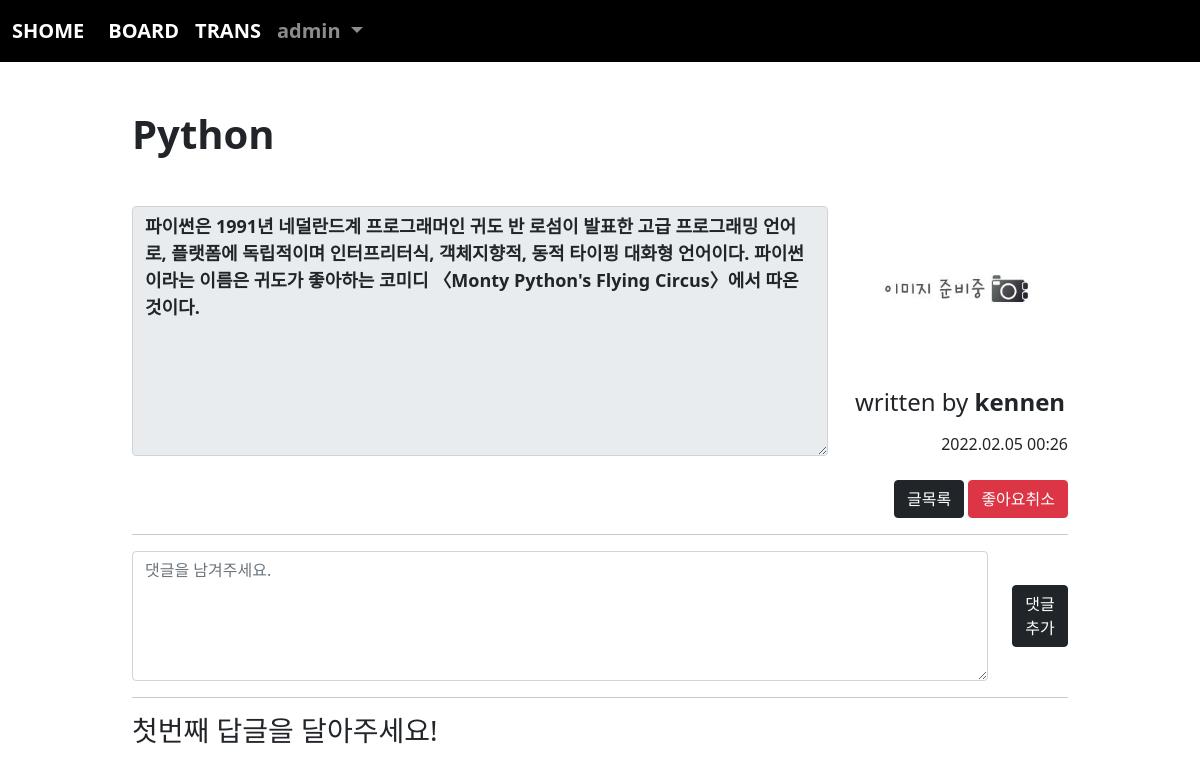
Page /board/detail/2 (signed in) on the committed database.
### acc/models.py (models this page shows)
class User(AbstractUser):
    comment = models.TextField()
    pic = models.ImageField(upload_to="user/%y")
    age = models.IntegerField(default=0)
    def getpic(self):
        if self.pic:
            return self.pic.url
        return "/media/noimage.png"

### board/models.py (models this page shows, shortened)
class Board(models.Model):
    subject = models.CharField(max_length=200)
    writer = models.ForeignKey(User, on_delete=models.CASCADE, related_name="writer")
    content = models.TextField()
    likey = models.ManyToManyField(User, blank=True, related_name="likey")
    pubdate = models.DateTimeField()

### board/views.py (the view)
# urls.py: path('detail/<bpk>', views.detail, name="detail"),
def detail(request, bpk):
    b = Board.objects.get(id=bpk)
    r = b.reply_set.all()
    context = {
        "b" : b,
        "rlist" : r,
    }
    return render(request, "board/detail.html", context)

### template/board/detail.html (shortened to what this page needs)
{% extends 'base.html' %}
{% block con %}
    <div class="container mt-5 mb-5" style="width: 80%;">
        <h1><b>{{ b.subject }}</b></h1>
        <div class="row mt-5">
            <div class="col-lg-9">
                <textarea class="form-control" style="height: 250px; font-weight: bold; font-size: large;" disabled>{{ b.content }}</textarea>
            </div>
            <div class="col-lg-3 text-center" style="margin: auto;">
                <img src="{{ b.writer.getpic }}" width="100%">
                <div class="mt-3">
                    <h4>written by <b>{{ b.writer }}</b></h4>
                </div>
                <div class="mt-3 text-end">
                    {{ b.pubdate|date:'Y.m.d H:i' }}
                </div>
            </div>
        </div>
        <div class="text-end mt-4">
            <a href="{% url 'board:index' %}" class="btn btn-dark">글목록</a>
            {% if user in b.likey.all %}
                <a href="{% url 'board:unlikey' b.id %}" class="btn btn-danger">좋아요취소</a>
            {% else %}
                <a href="{% url 'board:likey' b.id %}" class="btn btn-primary">좋아요</a>
            {% endif %}
        </div>
        <hr>
        <form method="post" action="{% url 'board:creply' b.id %}">
            <div class="row">
                <div class="col-lg-11">
                    <textarea class="form-control" name="com" style="height: 130px;" placeholder="댓글을 남겨주세요."></textarea>
                </div>
                <div class="col-lg-1 text-center" style="margin: auto;">
                    <button class="btn btn-dark">댓글추가</button>
                </div>
            </div>
        </form>
        <hr>
        {% if rlist %}
            {% for i in rlist %}
                <div class="row mb-5">
                    <div class="col-lg-2">
                        <img src="{{ i.replyer.getpic }}" width="100%">
                        <div class="mt-2 text-center">
                            <b>{{ i.replyer }}</b>
                        </div>
                    </div>
                    <div class="col-lg-8">
                        <textarea class="form-control" style="height: 120px;" disabled>{{ i.comment }}</textarea>
                    </div>
                    <div class="col-lg-2 text-center" style="margin: auto;">
                        <a href="{% url 'board:dreply' b.id i.id %}"><button class="btn btn-dark mb-2">댓글삭제</button></a>
                    </div>
                </div>
            {% endfor %}
        {% else %}
                <h3>첫번째 답글을 달아주세요!</h3>
        {% endif %}
    </div>
{% endblock %}

### template/base.html (shortened to what this page needs)
<!doctype html>
<html lang="en">
    <head>
        <link href="https://cdn.jsdelivr.net/npm/bootstrap@5.1.3/dist/css/bootstrap.min.css" rel="stylesheet">
    </head>
    <body>
        {% if user.is_authenticated %}
            <nav class="navbar navbar-expand-lg navbar-dark" style="background-color: rgb(0, 0, 0); font-size: 20px; font-weight: bold;">
                <div class="container-fluid">
                    <a class="navbar-brand" href="">SHOME</a>
                    <div class="collapse navbar-collapse" id="navbarSupportedContent">
                        <ul class="navbar-nav me-auto mb-2 mb-lg-0">
                            <li class="nav-item">
                                <a class="nav-link active" aria-current="page" href="{% url 'board:index' %}">BOARD</a>
                            </li>
                            <li class="nav-item">
                                <a class="nav-link active" aria-current="page" href="{% url 'trans:index' %}">TRANS</a>
                            </li>
                            <li class="nav-item dropdown">
                                <a class="nav-link dropdown-toggle" href="#" id="navbarDropdown" role="button" data-bs-toggle="dropdown" aria-expanded="false">
                                    {{ user }}
                                </a>
                            </li>
                        </ul>
                    </div>
                </div>
            </nav>
        {% endif %}
        {% if user.is_authenticated %}
            {% block con %}{% endblock %}
        {% endif %}
    </body>
</html>

### rows in the picture
User: username "admin"
Board: subject "Python", content "파이썬은 1991년 네덜란드계 프로그래머인 귀도 반 로섬이 발표한 고급 프로그래밍 언어로, 플랫폼에 독립적이며 인터프리터식, 객체지향적, 동적 타이핑 대화형 언어이다. 파이썬이라는 이름은 귀도가 좋아하는 코미디 〈Monty Python's Flying Circus〉에서 따온 것이다.", writer "kennen", pubdate "2022.02.05 00:26"
